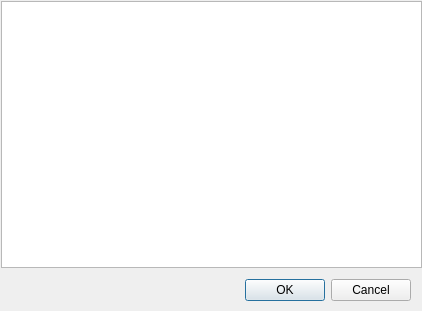
<?xml version="1.0" encoding="UTF-8"?>
<ui version="4.0">
 <class>QJoystickEnumerator</class>
 <widget class="QDialog" name="QJoystickEnumerator">
  <property name="geometry">
   <rect>
    <x>0</x>
    <y>0</y>
    <width>422</width>
    <height>311</height>
   </rect>
  </property>
  <property name="minimumSize">
   <size>
    <width>422</width>
    <height>311</height>
   </size>
  </property>
  <property name="maximumSize">
   <size>
    <width>422</width>
    <height>311</height>
   </size>
  </property>
  <property name="windowTitle">
   <string>Select a Joystick</string>
  </property>
  <property name="windowIcon">
   <iconset resource="images.qrc">
    <normaloff>:/home/teknoman117/Projects/Qt4/QJoystickTest/input-gaming.png</normaloff>:/home/teknoman117/Projects/Qt4/QJoystickTest/input-gaming.png</iconset>
  </property>
  <property name="windowOpacity">
   <double>0.950000000000000</double>
  </property>
  <widget class="QDialogButtonBox" name="buttonBox">
   <property name="geometry">
    <rect>
     <x>210</x>
     <y>270</y>
     <width>201</width>
     <height>41</height>
    </rect>
   </property>
   <property name="orientation">
    <enum>Qt::Horizontal</enum>
   </property>
   <property name="standardButtons">
    <set>QDialogButtonBox::Cancel|QDialogButtonBox::Ok</set>
   </property>
  </widget>
  <widget class="QListWidget" name="joystickList">
   <property name="geometry">
    <rect>
     <x>1</x>
     <y>1</y>
     <width>421</width>
     <height>267</height>
    </rect>
   </property>
  </widget>
 </widget>
 <resources>
  <include location="images.qrc"/>
 </resources>
 <connections>
  <connection>
   <sender>buttonBox</sender>
   <signal>accepted()</signal>
   <receiver>QJoystickEnumerator</receiver>
   <slot>accept()</slot>
   <hints>
    <hint type="sourcelabel">
     <x>248</x>
     <y>254</y>
    </hint>
    <hint type="destinationlabel">
     <x>157</x>
     <y>274</y>
    </hint>
   </hints>
  </connection>
  <connection>
   <sender>buttonBox</sender>
   <signal>rejected()</signal>
   <receiver>QJoystickEnumerator</receiver>
   <slot>reject()</slot>
   <hints>
    <hint type="sourcelabel">
     <x>316</x>
     <y>260</y>
    </hint>
    <hint type="destinationlabel">
     <x>286</x>
     <y>274</y>
    </hint>
   </hints>
  </connection>
 </connections>
</ui>
